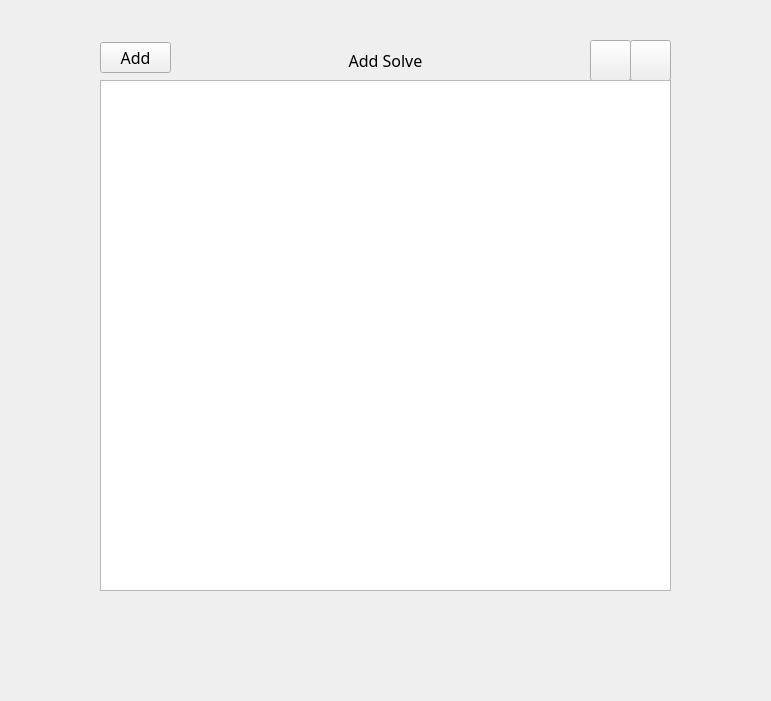
<?xml version="1.0" encoding="UTF-8"?>
<ui version="4.0">
 <class>AddSolveWindow</class>
 <widget class="QMainWindow" name="AddSolveWindow">
  <property name="geometry">
   <rect>
    <x>0</x>
    <y>0</y>
    <width>771</width>
    <height>701</height>
   </rect>
  </property>
  <property name="font">
   <font>
    <family>幼圆</family>
   </font>
  </property>
  <property name="windowTitle">
   <string>AddSolveWindow</string>
  </property>
  <widget class="QWidget" name="centralwidget">
   <widget class="QWidget" name="widget" native="true">
    <property name="geometry">
     <rect>
      <x>100</x>
      <y>40</y>
      <width>571</width>
      <height>41</height>
     </rect>
    </property>
    <property name="font">
     <font>
      <family>Microsoft YaHei</family>
      <pointsize>12</pointsize>
     </font>
    </property>
    <property name="layoutDirection">
     <enum>Qt::LeftToRight</enum>
    </property>
    <widget class="QPushButton" name="closeButton">
     <property name="geometry">
      <rect>
       <x>530</x>
       <y>0</y>
       <width>41</width>
       <height>41</height>
      </rect>
     </property>
     <property name="cursor">
      <cursorShape>PointingHandCursor</cursorShape>
     </property>
     <property name="text">
      <string/>
     </property>
    </widget>
    <widget class="QPushButton" name="minButton">
     <property name="geometry">
      <rect>
       <x>490</x>
       <y>0</y>
       <width>41</width>
       <height>41</height>
      </rect>
     </property>
     <property name="cursor">
      <cursorShape>PointingHandCursor</cursorShape>
     </property>
     <property name="text">
      <string/>
     </property>
    </widget>
    <widget class="QLabel" name="label">
     <property name="geometry">
      <rect>
       <x>190</x>
       <y>5</y>
       <width>191</width>
       <height>31</height>
      </rect>
     </property>
     <property name="font">
      <font>
       <family>Microsoft YaHei</family>
       <pointsize>12</pointsize>
      </font>
     </property>
     <property name="layoutDirection">
      <enum>Qt::LeftToRight</enum>
     </property>
     <property name="text">
      <string>Add Solve</string>
     </property>
     <property name="alignment">
      <set>Qt::AlignCenter</set>
     </property>
    </widget>
    <widget class="QPushButton" name="add_btn">
     <property name="geometry">
      <rect>
       <x>0</x>
       <y>2</y>
       <width>71</width>
       <height>31</height>
      </rect>
     </property>
     <property name="text">
      <string>Add</string>
     </property>
    </widget>
   </widget>
   <widget class="QTableWidget" name="tableWidget">
    <property name="geometry">
     <rect>
      <x>100</x>
      <y>80</y>
      <width>571</width>
      <height>511</height>
     </rect>
    </property>
   </widget>
  </widget>
 </widget>
 <resources/>
 <connections/>
</ui>
